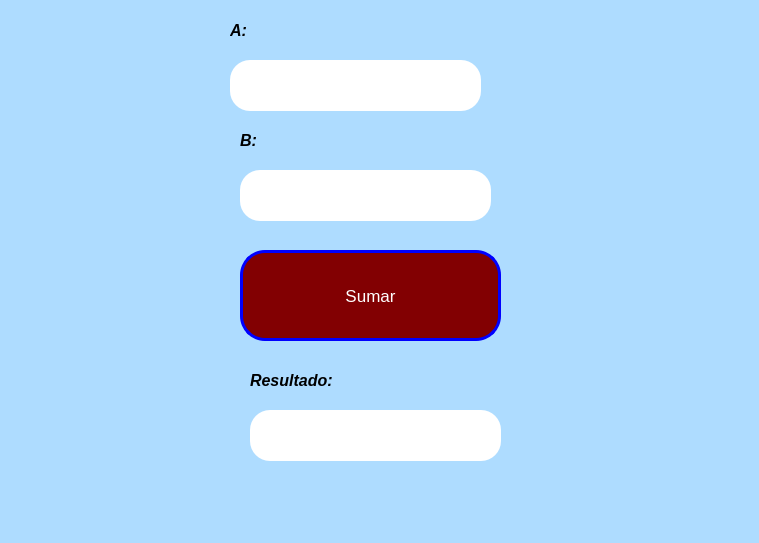
<?xml version="1.0" encoding="UTF-8"?>
<ui version="4.0">
 <class>MainWindow</class>
 <widget class="QMainWindow" name="MainWindow">
  <property name="geometry">
   <rect>
    <x>0</x>
    <y>0</y>
    <width>759</width>
    <height>543</height>
   </rect>
  </property>
  <property name="windowTitle">
   <string>MainWindow</string>
  </property>
  <property name="styleSheet">
   <string notr="true">background-color: rgb(174, 220, 255);</string>
  </property>
  <widget class="QWidget" name="centralwidget">
   <widget class="QPushButton" name="btn_sumar">
    <property name="geometry">
     <rect>
      <x>240</x>
      <y>250</y>
      <width>261</width>
      <height>91</height>
     </rect>
    </property>
    <property name="font">
     <font>
      <pointsize>13</pointsize>
      <weight>50</weight>
      <bold>false</bold>
     </font>
    </property>
    <property name="styleSheet">
     <string notr="true">background-color: rgb(130, 0, 2);
color: rgb(255, 255, 255);
border-radius:25px;
border: 3px solid blue;</string>
    </property>
    <property name="text">
     <string>Sumar</string>
    </property>
   </widget>
   <widget class="QLineEdit" name="txt_A">
    <property name="geometry">
     <rect>
      <x>230</x>
      <y>60</y>
      <width>251</width>
      <height>51</height>
     </rect>
    </property>
    <property name="font">
     <font>
      <pointsize>15</pointsize>
      <weight>50</weight>
      <italic>true</italic>
      <bold>false</bold>
     </font>
    </property>
    <property name="styleSheet">
     <string notr="true">background-color: rgb(255, 255, 255);
border-radius:20px;
</string>
    </property>
    <property name="text">
     <string/>
    </property>
    <property name="alignment">
     <set>Qt::AlignCenter</set>
    </property>
   </widget>
   <widget class="QLabel" name="label">
    <property name="geometry">
     <rect>
      <x>230</x>
      <y>20</y>
      <width>151</width>
      <height>21</height>
     </rect>
    </property>
    <property name="text">
     <string>&lt;html&gt;&lt;head/&gt;&lt;body&gt;&lt;p&gt;&lt;span style=&quot; font-size:12pt; font-weight:600; font-style:italic;&quot;&gt;A:&lt;/span&gt;&lt;/p&gt;&lt;/body&gt;&lt;/html&gt;</string>
    </property>
   </widget>
   <widget class="QLabel" name="label_3">
    <property name="geometry">
     <rect>
      <x>240</x>
      <y>130</y>
      <width>151</width>
      <height>21</height>
     </rect>
    </property>
    <property name="text">
     <string>&lt;html&gt;&lt;head/&gt;&lt;body&gt;&lt;p&gt;&lt;span style=&quot; font-size:12pt; font-weight:600; font-style:italic;&quot;&gt;B:&lt;/span&gt;&lt;/p&gt;&lt;/body&gt;&lt;/html&gt;</string>
    </property>
   </widget>
   <widget class="QLineEdit" name="txt_B">
    <property name="geometry">
     <rect>
      <x>240</x>
      <y>170</y>
      <width>251</width>
      <height>51</height>
     </rect>
    </property>
    <property name="font">
     <font>
      <pointsize>15</pointsize>
      <weight>50</weight>
      <italic>true</italic>
      <bold>false</bold>
     </font>
    </property>
    <property name="styleSheet">
     <string notr="true">background-color: rgb(255, 255, 255);
border-radius:20px;
</string>
    </property>
    <property name="text">
     <string/>
    </property>
    <property name="alignment">
     <set>Qt::AlignCenter</set>
    </property>
   </widget>
   <widget class="QLabel" name="label_4">
    <property name="geometry">
     <rect>
      <x>250</x>
      <y>370</y>
      <width>151</width>
      <height>21</height>
     </rect>
    </property>
    <property name="text">
     <string>&lt;html&gt;&lt;head/&gt;&lt;body&gt;&lt;p&gt;&lt;span style=&quot; font-size:12pt; font-weight:600; font-style:italic;&quot;&gt;Resultado:&lt;/span&gt;&lt;/p&gt;&lt;/body&gt;&lt;/html&gt;</string>
    </property>
   </widget>
   <widget class="QLineEdit" name="txt_Resultado">
    <property name="geometry">
     <rect>
      <x>250</x>
      <y>410</y>
      <width>251</width>
      <height>51</height>
     </rect>
    </property>
    <property name="font">
     <font>
      <pointsize>15</pointsize>
      <weight>50</weight>
      <italic>true</italic>
      <bold>false</bold>
     </font>
    </property>
    <property name="styleSheet">
     <string notr="true">background-color: rgb(255, 255, 255);
border-radius:20px;
</string>
    </property>
    <property name="text">
     <string/>
    </property>
    <property name="alignment">
     <set>Qt::AlignCenter</set>
    </property>
   </widget>
  </widget>
  <widget class="QMenuBar" name="menubar">
   <property name="geometry">
    <rect>
     <x>0</x>
     <y>0</y>
     <width>759</width>
     <height>26</height>
    </rect>
   </property>
  </widget>
  <widget class="QStatusBar" name="statusbar"/>
 </widget>
 <resources/>
 <connections/>
</ui>
